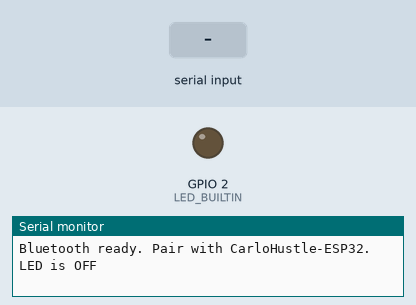
The sketch below on a simulated ESP32. Parts: output pins drawn as LEDs (lit = HIGH), the last lines printed to the serial monitor. The test bench sets the inputs (shaded band). Nothing arrives over Bluetooth unless stated.

Above: at 1.2 s.
1.3 s: "1" received over the second serial link
At 1.7 s:
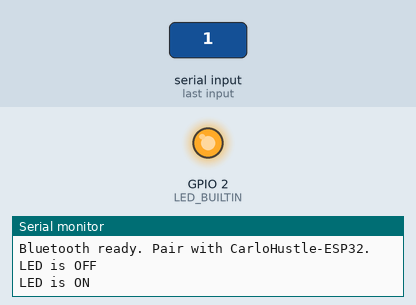
2.8 s: "0" received over the second serial link
At 4.0 s:
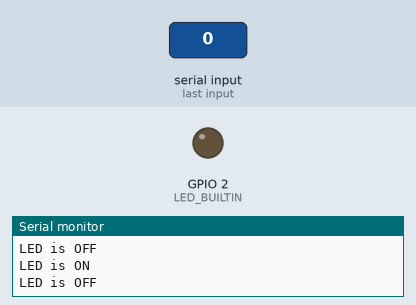
Timing chart, 0 to 5.8 s (numbered marks = the images above; inputs shaded):
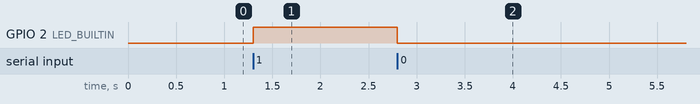

Measured:
- after the input at 1.3 s, GPIO 2 (LED_BUILTIN): LOW → HIGH at once
- after the input at 2.8 s, GPIO 2 (LED_BUILTIN): HIGH → LOW at once

The sketch:

05_Bluetooth_Serial_LED.ino
```cpp
// CarloHustle TV - ESP32 Daily Project 05
// BluetoothSerial is included with the ESP32 board package on original ESP32 boards.

#include <BluetoothSerial.h>

#if !defined(CONFIG_BT_ENABLED) || !defined(CONFIG_BLUEDROID_ENABLED)
#error Bluetooth is not enabled. Select an original ESP32 board with Bluetooth Classic support.
#endif

#ifndef LED_BUILTIN
#define LED_BUILTIN 2
#endif

BluetoothSerial SerialBT;
bool ledOn = false;

void reportState() {
  SerialBT.printf("LED is %s\n", ledOn ? "ON" : "OFF");
  Serial.printf("LED is %s\n", ledOn ? "ON" : "OFF");
}

void setLed(bool isOn) {
  ledOn = isOn;
  digitalWrite(LED_BUILTIN, ledOn ? HIGH : LOW);
  reportState();
}

void setup() {
  Serial.begin(115200);
  pinMode(LED_BUILTIN, OUTPUT);

  SerialBT.begin("CarloHustle-ESP32");
  Serial.println("Bluetooth ready. Pair with CarloHustle-ESP32.");
  setLed(false);
}

void loop() {
  while (SerialBT.available()) {
    const char command = SerialBT.read();

    if (command == '1') {
      setLed(true);
    } else if (command == '0') {
      setLed(false);
    } else if (command == 'S' || command == 's') {
      reportState();
    }
  }
}
```
